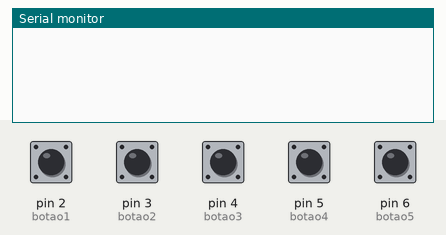
This sketch was run on a simulated Arduino Uno, built with avr-gcc and run on an emulated ATmega328P. Parts: the last lines printed to the serial monitor. The test bench sets the inputs (shaded band); at power-on: pin 2 (botao1), pin 3 (botao2), pin 4 (botao3), pin 5 (botao4), pin 6 (botao5) LOW.

Above: at 1.2 s.
1.3 s: pin 2 (botao1) pulled HIGH for 0.15 s
At 2.6 s:
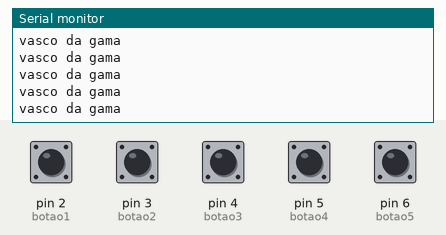
2.9 s: pin 3 (botao2) pulled HIGH for 0.15 s
At 4.2 s:
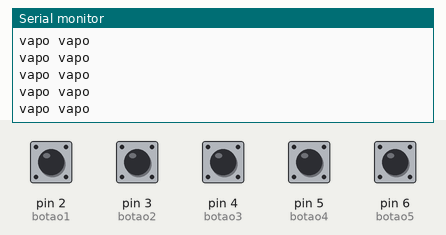
4.5 s: pin 4 (botao3) pulled HIGH for 0.15 s
At 5.8 s:
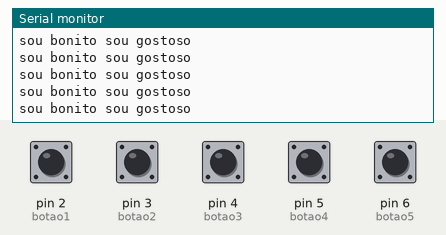
6.1 s: pin 5 (botao4) pulled HIGH for 0.15 s
At 7.0 s:
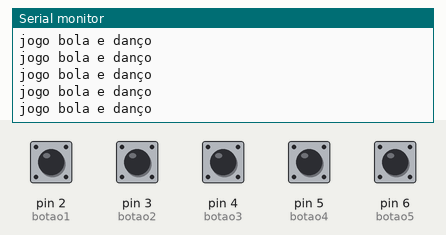
7.7 s: pin 6 (botao5) pulled HIGH for 0.15 s
At 8.7 s:
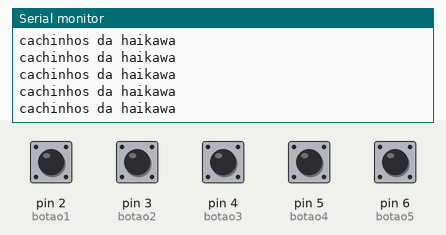
9.3 s: pin 2 (botao1) driven HIGH and pin 3 (botao2) driven HIGH
At 9.8 s:
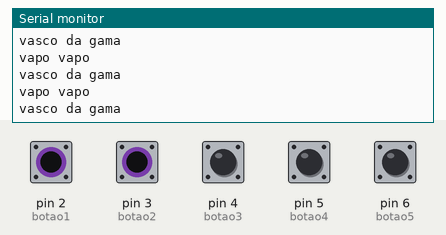

Measured:
- after the input at 1.3 s, the serial monitor: prints a new line at once (image 1)
- after the input at 2.9 s, the serial monitor: prints a new line at once (image 2)
- after the input at 4.5 s, the serial monitor: prints a new line at once (image 3)
- after the input at 6.1 s, the serial monitor: prints a new line at once (image 4)
- after the input at 7.7 s, the serial monitor: prints a new line at once (image 5)
- after the input at 9.3 s, the serial monitor: prints a new line at once (image 6)

The sketch:

codigo.ino
```cpp
const int botao1 = 2;
const int botao2 = 3;
const int botao3 = 4;
const int botao4 = 5;
const int botao5 = 6;

int var1;
int var2;
int var3;
int var4;
int var5;

void setup(){
Serial.begin(9600);
pinMode(botao1, INPUT);
pinMode(botao2, INPUT);
pinMode(botao3, INPUT);
pinMode(botao4, INPUT);
pinMode(botao5, INPUT);
}

void loop(){
 var1 = digitalRead(botao1);
 var2 = digitalRead(botao2);
 var3 = digitalRead(botao3);
 var4 = digitalRead(botao4);
 var5 = digitalRead(botao5);

  if(var1){
   Serial.println("vasco da gama");
  }
  if(var2){
   Serial.println("vapo vapo");
  }
  if(var3){
   Serial.println("sou bonito sou gostoso");
  }
  if(var4){
   Serial.println("jogo bola e danço");
  }
  if(var5){
   Serial.println("cachinhos da haikawa");
  }

  delay(10);
}
```
